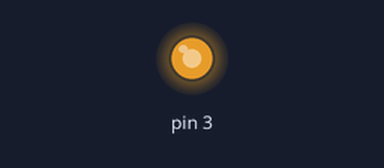
The sketch below on a simulated Arduino Uno, built with avr-gcc and run on an emulated ATmega328P. Shown: output pins drawn as LEDs (lit = HIGH).

Above: at 0.1 s.
Timing chart, 0 to 1.6 s (numbered marks = the images above):
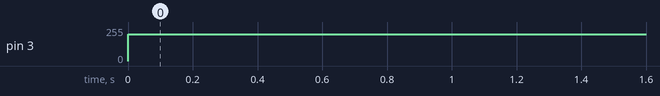

The sketch:

______.ino
```cpp
void setup() {

}

void loop() {
  analogWrite(3, 200);
}
```

Measured:
- by itself, pin 3: 0/255 → 200/255 at 0.00 s
